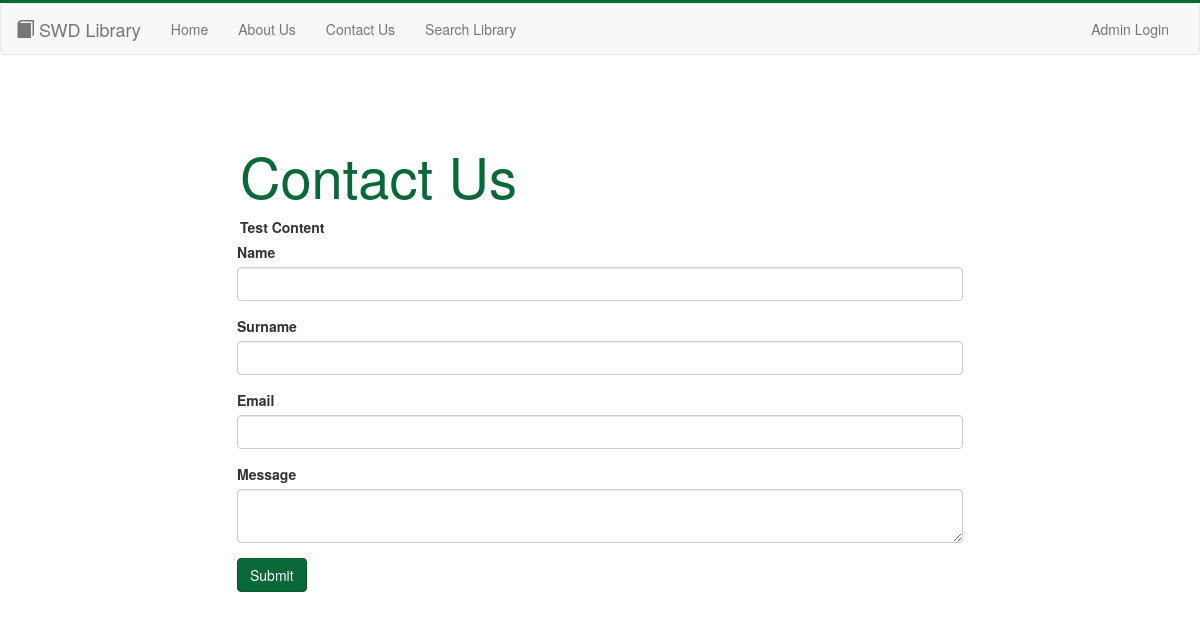
Page /public_html/src/view/contact.php on the earlier database version.
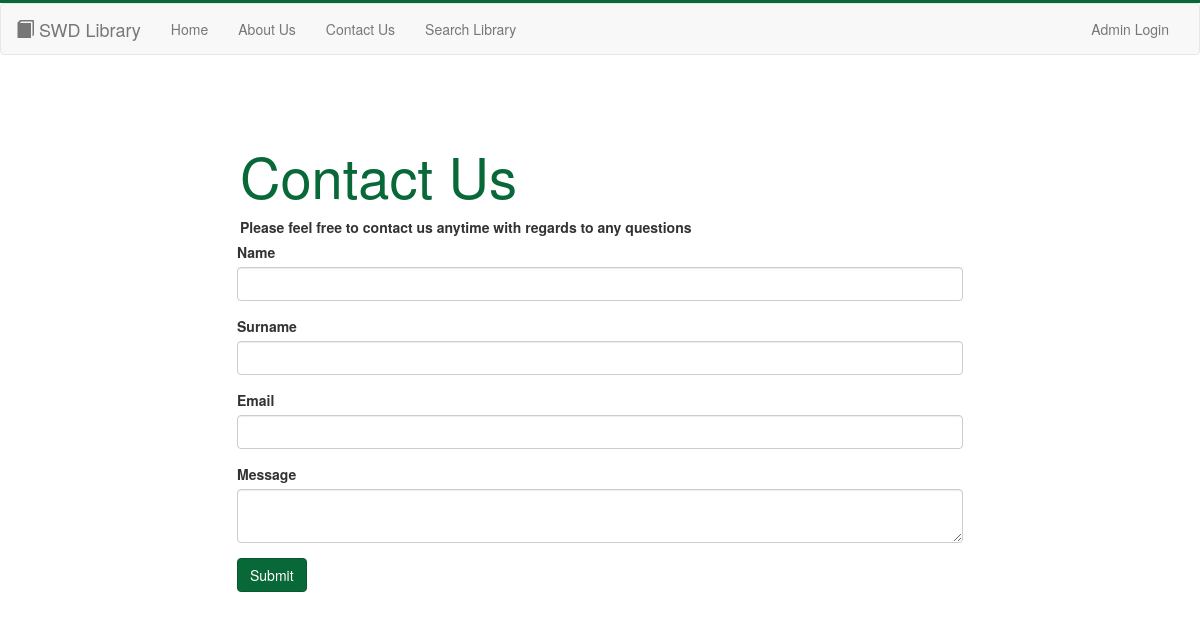
Same page on the later database version.
### tables this page shows
CREATE TABLE IF NOT EXISTS pagecontent (
  PageID    INTEGER AUTO_INCREMENT NOT NULL PRIMARY KEY ,
  PageName  VARCHAR(50)            NOT NULL,
  Headline  VARCHAR(255)           NOT NULL,
  Content   LONGTEXT               NOT NULL
);

### public_html/protected/database/MySQLService.php (called while the page is built, shortened)
<?php
$root = realpath($_SERVER["DOCUMENT_ROOT"]);
require "$root/webdev/public_html/protected/entities/PageContent.php";
class MySQLService {
    private $connection;
    public function getConnection() {
        return $this->connection;
    }
    public function setConnection($connection) {
        $this->connection = $connection;
    }
    public function getContentByPageName($pageName): ?PageContent {
        $connection = $this->getConnection();
        if ($connection) {
            $sql = "SELECT * FROM pagecontent WHERE PageName = '" . $pageName . "';";
            $result = mysqli_query($connection, $sql);
            if ($result->num_rows == 1) {
                $result = $result->fetch_assoc();
                $request = new PageContent($result["PageID"], $result["PageName"], $result["Headline"], $result["Content"]);
                return $request;
            }
        }
        return null;
    }
}

### public_html/protected/controller/ContentController.php (called while the page is built, shortened)
<?php
$root = realpath($_SERVER["DOCUMENT_ROOT"]);
require_once "$root/webdev/public_html/protected/database/MySQLService.php";
class ContentController {
    public static function getContentByPageName($pageName): ?PageContent {
        $sqlService = new MySQLService();
        if ($sqlService->connect()) {
            return $sqlService->getContentByPageName($pageName);
        }
        return null;
    }
}

### public_html/protected/entities/PageContent.php (called while the page is built, shortened)
<?php
class PageContent implements Serializable {
    private $pageId, $pageName, $headline, $content;
    public function __construct($pageId, $pageName, $headline, $content) {
        $this->headline = $headline;
        $this->content = $content;
    }
    public function getHeadline() {
        return $this->headline;
    }
    public function getContent() {
        return $this->content;
    }
}

### public_html/src/view/contact.php (the view, shortened to what this page needs)
<html>
<head>
    <?php include '../../protected/view/parts/head.php'; ?>
</head>
<?php include '../../protected/view/parts/header.php'; ?>
<body>
<?php
require_once "../../protected/controller/ContentController.php";
require_once "../../protected/entities/PageContent.php";
$content = ContentController::getContentByPageName(basename(__FILE__, '.php'));
?>
<div class="" data-placeholder-label="Header">
    <div class="">
        <div class="">
            <div class="heading"><h1><?php if (isset($content)) {echo $content->getHeadline();} ?></h1>
                <label><?php if (isset($content)) {echo $content->getContent();} ?></label>
            </div>
        </div>
        <div class="form-container container">
            <form action="../protected/action/contact.php" method="post">
                <div class="form-group">
                    <label for="name">Name</label>
                    <input type="text" class="form-control" name="name" required>
                </div>
                <div class="form-group">
                    <label for="surname">Surname</label>
                    <input type="text" class="form-control" name="surname" required>
                </div>
                <div class="form-group">
                    <label for="email">Email</label>
                    <input type="email" class="form-control" name="email" required>
                </div>
                <div class="form-group">
                    <label for="message">Message</label>
                    <textarea type="text" class="form-control" name="message" required></textarea>
                </div>
                <button type="submit" class="btn btn-primary">Submit</button>
            </form>
        </div>
    </div>
</div>
</body>
</html>

Differences in the rows shown:
changed pagecontent "Contact Us": Content "Test Content" → "Please feel free to contact us anytime with regards to any questions"
